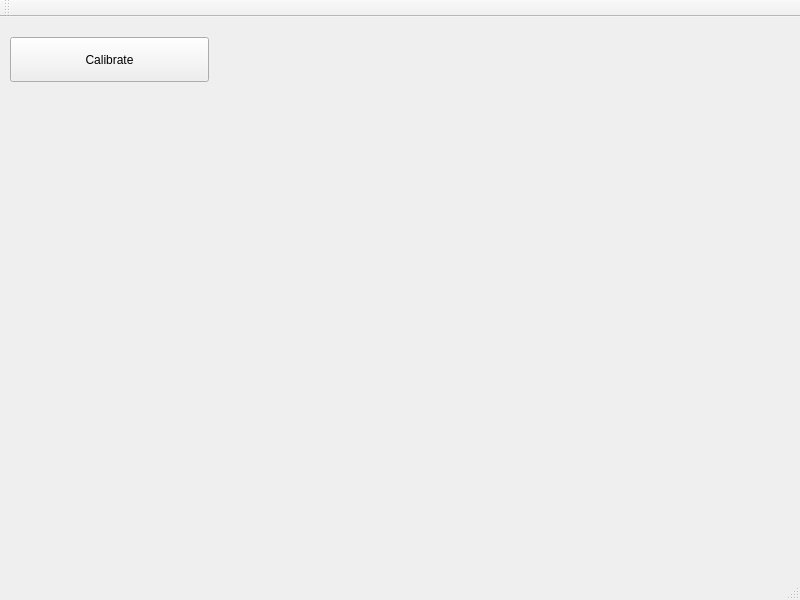
<?xml version="1.0" encoding="UTF-8"?>
<ui version="4.0">
 <class>Gui</class>
 <widget class="QMainWindow" name="Gui">
  <property name="geometry">
   <rect>
    <x>0</x>
    <y>0</y>
    <width>800</width>
    <height>600</height>
   </rect>
  </property>
  <property name="windowTitle">
   <string>Gui</string>
  </property>
  <widget class="QWidget" name="centralWidget">
   <widget class="QPushButton" name="pushButton_Calibrate">
    <property name="geometry">
     <rect>
      <x>10</x>
      <y>20</y>
      <width>199</width>
      <height>45</height>
     </rect>
    </property>
    <property name="text">
     <string>Calibrate</string>
    </property>
   </widget>
  </widget>
  <widget class="QMenuBar" name="menuBar">
   <property name="geometry">
    <rect>
     <x>0</x>
     <y>0</y>
     <width>800</width>
     <height>25</height>
    </rect>
   </property>
  </widget>
  <widget class="QToolBar" name="mainToolBar">
   <attribute name="toolBarArea">
    <enum>TopToolBarArea</enum>
   </attribute>
   <attribute name="toolBarBreak">
    <bool>false</bool>
   </attribute>
  </widget>
  <widget class="QStatusBar" name="statusBar"/>
 </widget>
 <layoutdefault spacing="6" margin="11"/>
 <resources/>
 <connections/>
</ui>
